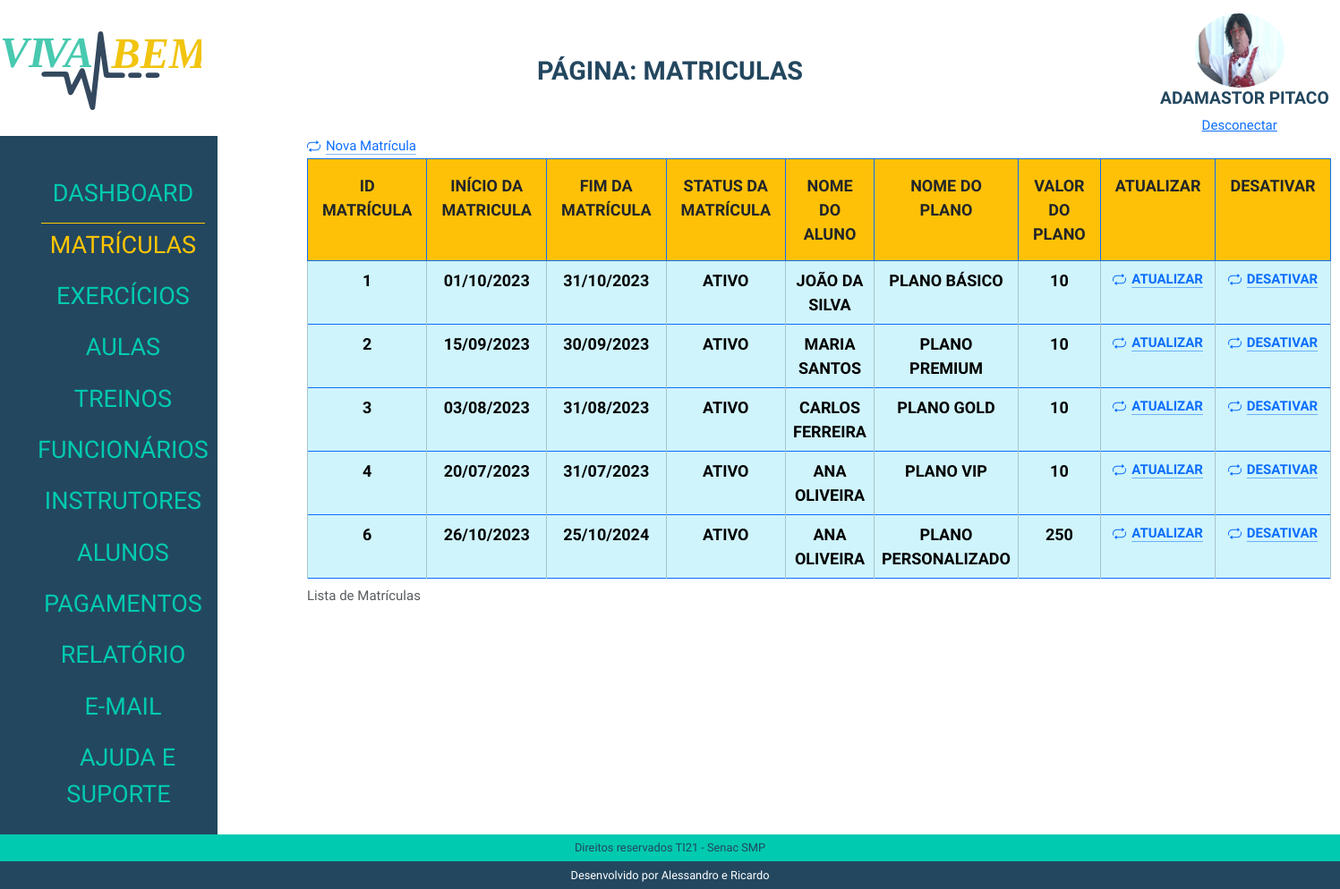
Page /admin/index.php?p=matriculas (signed in) on the committed database.
### tables this page shows
CREATE TABLE `tblfuncionarios` (
  `idFuncionario` int(11) NOT NULL,
  `nomeFuncionario` varchar(50) NOT NULL,
  `altFuncionario` varchar(50) NOT NULL,
  `dataNascFuncionario` date NOT NULL,
  `cargoFuncionario` varchar(20) NOT NULL,
  `especialidadeFuncionario` varchar(20) NOT NULL,
  `emailFuncionario` varchar(80) DEFAULT NULL,
  `senhaFuncionario` varchar(20) NOT NULL,
  `nivelFuncionario` varchar(15) NOT NULL,
  `telefoneFuncionario` varchar(14) NOT NULL,
  `dataAdmissaoFuncionario` date NOT NULL,
  `statusFuncionario` varchar(10) NOT NULL,
  `fotoFuncionario` varchar(100) DEFAULT NULL,
  `linkFaceFuncionario` varchar(150) NOT NULL,
  `linkInstaFuncionario` varchar(150) NOT NULL,
  `linklinkedinFuncionario` varchar(150) NOT NULL,
  `linkWhatsFuncionario` varchar(150) NOT NULL
);

CREATE TABLE `tblmatriculas` (
  `idMatricula` int(11) NOT NULL,
  `dataInicioMatricula` date NOT NULL,
  `dataFimMatricula` date NOT NULL,
  `statusMatricula` varchar(10) NOT NULL,
  `idAluno` int(11) NOT NULL,
  `idPlano` int(11) NOT NULL,
  `valorPago` double(10,2) NOT NULL
);

CREATE TABLE `tblalunos` (
  `idAluno` int(11) NOT NULL,
  `nomeAluno` varchar(50) NOT NULL,
  `dataNascAluno` date NOT NULL,
  `emailAluno` varchar(80) NOT NULL,
  `senhaAluno` varchar(20) NOT NULL,
  `dataCadAluno` date NOT NULL,
  `statusAluno` varchar(10) NOT NULL,
  `fotoAluno` varchar(100) NOT NULL
);

CREATE TABLE `tblplanos` (
  `idPlano` int(11) NOT NULL,
  `nomePlano` varchar(20) NOT NULL,
  `descricaoPlano` varchar(150) NOT NULL,
  `valorPlano` double(10,2) NOT NULL,
  `statusPlano` varchar(10) NOT NULL,
  `fotoPlano` varchar(100) NOT NULL
);

### admin/class/funcionario.php (called while the page is built, shortened)
<?php
class FuncionarioClass
{
    public $idFuncionario;
    public function __construct($id = false)
    {
        if ($id) {
            $this->idFuncionario = $id;
            $this->Carregar();
        }
    }
    public function Carregar()
    {
        $query = "SELECT * FROM  tblfuncionarios WHERE idFuncionario = " . $this->idFuncionario;
        $conn = Conexao::LigarConexao();
        $resultado = $conn->query($query);
        $lista = $resultado->fetchAll();
        foreach ($lista as $linha) {
            $this->nomeFuncionario = $linha['nomeFuncionario'];
            $this->fotoFuncionario = $linha['fotoFuncionario'];
        }
    }
   }

### admin/class/matriculas.php (called while the page is built, shortened)
<?php
class MatriculasClass
{
    public function listar()
{
    $sql = "SELECT
        m.idMatricula,
        m.dataInicioMatricula,
        m.dataFimMatricula,
        m.statusMatricula,
        m.valorPago,
        a.nomeAluno,
        p.nomePlano
    FROM
        tblmatriculas m
    INNER JOIN
        tblalunos a ON m.idAluno = a.idAluno
    INNER JOIN
        tblplanos p ON m.idPlano = p.idPlano
    WHERE
        m.statusMatricula = 'ATIVO'
    ORDER BY
        m.idMatricula ASC";
    try {
        $conn = Conexao::LigarConexao();
        $resultado = $conn->query($sql);
        $lista = $resultado->fetchAll();
        return $lista;
    } catch (PDOException $e) {
        echo "Erro na consulta: " . $e->getMessage();
        return false;
    }
}
}

### admin/matriculas/listar.php (the view, shortened to what this page needs)
<?php
require_once('class/matriculas.php');
$matriculas = new MatriculasClass();
$lista = $matriculas->listar();
?>
<div>
    <a class="icon-link icon-link-hover" style="--bs-icon-link-transform: translate3d(0, -.125rem, 0);" href="index.php?p=matriculas&m=cadastrar">
        Nova Matrícula
    </a>
</div>
<div class=" table-responsive">
    <table class="table table-bordered border-primary">
        <caption> Lista de Matrículas</caption>
        <thead>
            <tr>
                <th class="p-3 mb-2 bg-warning text-dark">Id Matrícula</th>
                <th class="p-3 mb-2 bg-warning text-dark">Início da Matricula</th>
                <th class="p-3 mb-2 bg-warning text-dark">Fim da Matrícula</th>
                <th class="p-3 mb-2 bg-warning text-dark">Status da Matrícula </th>
                <th class="p-3 mb-2 bg-warning text-dark">Nome do Aluno</th>
                <th class="p-3 mb-2 bg-warning text-dark">Nome do Plano</th>
                <th class="p-3 mb-2 bg-warning text-dark">Valor do Plano</th>
                <th class="p-3 mb-2 bg-warning text-dark">Atualizar</th>
                <th class="p-3 mb-2 bg-warning text-dark">Desativar</th>
            </tr>
        </thead>
        <?php foreach ($lista as $linha) : ?>
            <tbody>
                <tr>
                    <td class="table-info"><?php echo $linha['idMatricula'] ?></td>
                    <td class="table-info"><?php echo date('d/m/Y', strtotime($linha['dataInicioMatricula'])) ?></td>
                    <td class="table-info"><?php echo date('d/m/Y', strtotime($linha['dataFimMatricula'])) ?></td>
                    <td class="table-info"><?php echo $linha['statusMatricula'] ?></td>
                    <td class="table-info"><?php echo $linha['nomeAluno'] ?></td>
                    <td class="table-info"><?php echo $linha['nomePlano'] ?></td>
                    <td class="table-info"><?php echo $linha['valorPago'] ?></td>
                    <td class="table-info">
                        <a class="icon-link icon-link-hover" style="--bs-icon-link-transform: translate3d(0, -.125rem, 0);" href="index.php?p=matriculas&m=atualizar&id=<?php echo $linha['idMatricula'] ?>">
                            Atualizar
                        </a>
                    </td>
                    <td class="table-info">
                        <a class="icon-link icon-link-hover" style="--bs-icon-link-transform: translate3d(0, -.125rem, 0);" href="index.php?p=matriculas&m=desativar&id=<?php echo $linha['idMatricula'] ?>" onclick="return confirmarDesativacao()"  >
                            Desativar
                        </a>
                    </td>
                </tr>
            <?php endforeach ?>
            </tbody>
    </table>
</div

### admin/index.php (shortened to what this page needs)
<?php
if (isset($_SESSION['idAluno'])) {
    $id = $_SESSION['idAluno'];
    $tipoUsuario = 'aluno';
} elseif (isset($_SESSION['idFuncionario'])) {
    $tipoUsuario = 'funcionario';
} else {
    header("location: http://localhost/Projeto-Academia-Viva-Bem-Senac/admin/loginAdmin.php");
    exit;
}
$pagina = @$_GET['p'];
require_once('class/aluno.php');
require_once('class/funcionario.php');
if ($tipoUsuario === 'aluno') {
    $aluno = new AlunoClass($id);
    $usuario = $aluno;
} elseif ($tipoUsuario === 'funcionario') {
    $funcionario = new FuncionarioClass($id);
    $usuario = $funcionario;
}
?>
<!DOCTYPE html>
<html lang="pt-BR">
<head>
    <link rel="stylesheet" href="./css/reset.css">
    <link href="path/to/lightbox.css" rel="stylesheet" />
    <link href="https://cdn.jsdelivr.net/npm/bootstrap@5.3.2/dist/css/bootstrap.min.css" rel="stylesheet">
    <link rel="stylesheet" href="./css/estilo.css">
</head>
<body>
    <header class="topo">
        <h1>
            <img src="./img/logoVivaBem.svg" alt="Logo Viva Bem">
        </h1>
        <?php
        if ($pagina == '') {
            echo '<h2>Dashboard</h2>';
        } else {
            echo ('<h2>Página: ' . $pagina . '</h2>');
        }
        ?>
         <div class="identUser">
            <img src="../img/<?php echo $usuario->fotoAluno ?? $usuario->fotoFuncionario; ?>" alt="User">
            <h2><?php echo $usuario->nomeAluno ?? $usuario->nomeFuncionario; ?></h2>
            <a href="desconectar.php">Desconectar</a>
        </div>
    </header>
    <main>
        <div class="menu">
            <nav>
                <ul>
                    <li><a href="index.php?p=dashboard" class="<?php echo (($pagina == 'dashboard') ||  (@$pagina == '')) ? 'menuAtivo' : ''; ?>"> Dashboard </a></li>
                    <li><a href="index.php?p=matriculas" class="<?php echo ($pagina == 'matriculas') ? 'menuAtivo' : ''; ?>"> Matrículas </a></li>
                    <li><a href="index.php?p=exercicios" class="<?php echo ($pagina == 'exercicios') ? 'menuAtivo' : ''; ?>"> Exercícios </a></li>
                    <li><a href="index.php?p=aulas" class="<?php echo ($pagina == 'aulas') ? 'menuAtivo' : ''; ?>"> Aulas </a></li>
                    <li><a href="index.php?p=treino" class="<?php echo ($pagina == 'treino') ? 'menuAtivo' : ''; ?>"> Treinos </a></li>
                    <li><a href="index.php?p=funcionarios" class="<?php echo ($pagina == 'funcionarios') ? 'menuAtivo' : ''; ?>"> Funcionários </a></li>
                    <li><a href="index.php?p=instrutores" class="<?php echo ($pagina == 'instrutores') ? 'menuAtivo' : ''; ?>"> Instrutores </a></li>
                    <li><a href="index.php?p=aluno" class="<?php echo ($pagina == 'aluno') ? 'menuAtivo' : ''; ?>"> Alunos </a></li>
                    <li><a href="index.php?p=pagamento" class="<?php echo ($pagina == 'pagamento') ? 'menuAtivo' : ''; ?>"> Pagamentos </a></li>
                    <li><a href="index.php?p=relatorio" class="<?php echo ($pagina == 'relatorio') ? 'menuAtivo' : ''; ?>"> Relatório </a></li>
                    <li><a href="index.php?p=contato" class="<?php echo ($pagina == 'contato') ? 'menuAtivo' : ''; ?>"> E-mail </a></li>
                    <li><a href="index.php?p=ajuda" class="<?php echo ($pagina == 'ajuda') ? 'menuAtivo' : ''; ?>"> Ajuda e Suporte </a></li>
                </ul>
            </nav>
        </div>
        <div class="box">
            <?php
            switch ($pagina) {
                case 'matriculas':
                    require_once('matriculas/matriculas.php');
                    break;
            }
            ?>
        </div>
    </main>
    <footer class="rodape">
        <h2>Direitos reservados TI21 - Senac SMP</h2>
        <h2>Desenvolvido por Alessandro e Ricardo</h2>
    </footer>
</body>
</html>

### admin/css/estilo.css (style rules this page uses)
*, a, h1, h2, h3, h4 { font-family: 'Josefin Sans', sans-serif; font-size: 15px; }
body { display: flex; flex-direction: column; height: 100vh; width: 100%; }
.topo { display: flex; justify-content: space-between; margin-top: 1%; align-items: center; }
.topo h1 { text-align: center; width: 15%; }
.identUser { width: 100%; }
.identUser img { max-width: 100px; max-height: 90px; object-fit: cover; border-radius: 50%; }
.topo h2 { font-size: 1.8em; text-transform: uppercase; color: #23475f; font-weight: bold; }
.topo div { display: flex; flex-direction: column; align-items: center; width: 15%; }
.topo div img { width: 75%; }
.topo div h2 { margin-left: 5%; font-size: 1.2em; }
main { flex: 1; display: flex; }
.menu { background-color: #23475f; text-align: center; display: flex; }
.menu nav { margin-top: 15%; }
.menu nav ul li { padding: 4% 0; }
.menu nav ul li a { text-decoration: none; color: #00cab0; font-size: 1.8em; text-transform: uppercase; padding: 4% 10px; }
.menuAtivo { color: #ffc500 !important; border-top: solid 1px #ffc500; }
.box { margin: 0 100px; }
.rodape { text-align: center; }
.rodape h2 { font-size: .8em; margin-bottom: 0; }
.rodape h2:nth-child(1) { background: #00cab0; padding: .5% 0; color: #23475f; }
.rodape h2:nth-child(2) { background: #23475f; padding: .5% 0; color: #fff; }
.table-info, .text-dark { font-size: 1.2em; text-align: center; font-weight: bold; text-transform: uppercase; }

### rows in the picture
tblfuncionarios: fotoFuncionario (picture), nomeFuncionario "ADAMASTOR PITACO"
tblmatriculas: idMatricula "1", dataInicioMatricula "01/10/2023", dataFimMatricula "31/10/2023", statusMatricula "ATIVO", idAluno.nomeAluno "JOÃO DA SILVA", idPlano.nomePlano "PLANO BÁSICO", valorPago "10"
tblmatriculas: idMatricula "2", dataInicioMatricula "15/09/2023", dataFimMatricula "30/09/2023", statusMatricula "ATIVO", idAluno.nomeAluno "MARIA SANTOS", idPlano.nomePlano "PLANO PREMIUM", valorPago "10"
tblmatriculas: idMatricula "3", dataInicioMatricula "03/08/2023", dataFimMatricula "31/08/2023", statusMatricula "ATIVO", idAluno.nomeAluno "CARLOS FERREIRA", idPlano.nomePlano "PLANO GOLD", valorPago "10"
tblmatriculas: idMatricula "4", dataInicioMatricula "20/07/2023", dataFimMatricula "31/07/2023", statusMatricula "ATIVO", idAluno.nomeAluno "ANA OLIVEIRA", idPlano.nomePlano "PLANO VIP", valorPago "10"
tblmatriculas: idMatricula "6", dataInicioMatricula "26/10/2023", dataFimMatricula "25/10/2024", statusMatricula "ATIVO", idAluno.nomeAluno "ANA OLIVEIRA", idPlano.nomePlano "PLANO PERSONALIZADO", valorPago "250"

### other values in the picture
$pagina "MATRICULAS"
